Frame 1 (no input): blank canvas, image omitted
Frame 60 (no input): blank canvas, image omitted
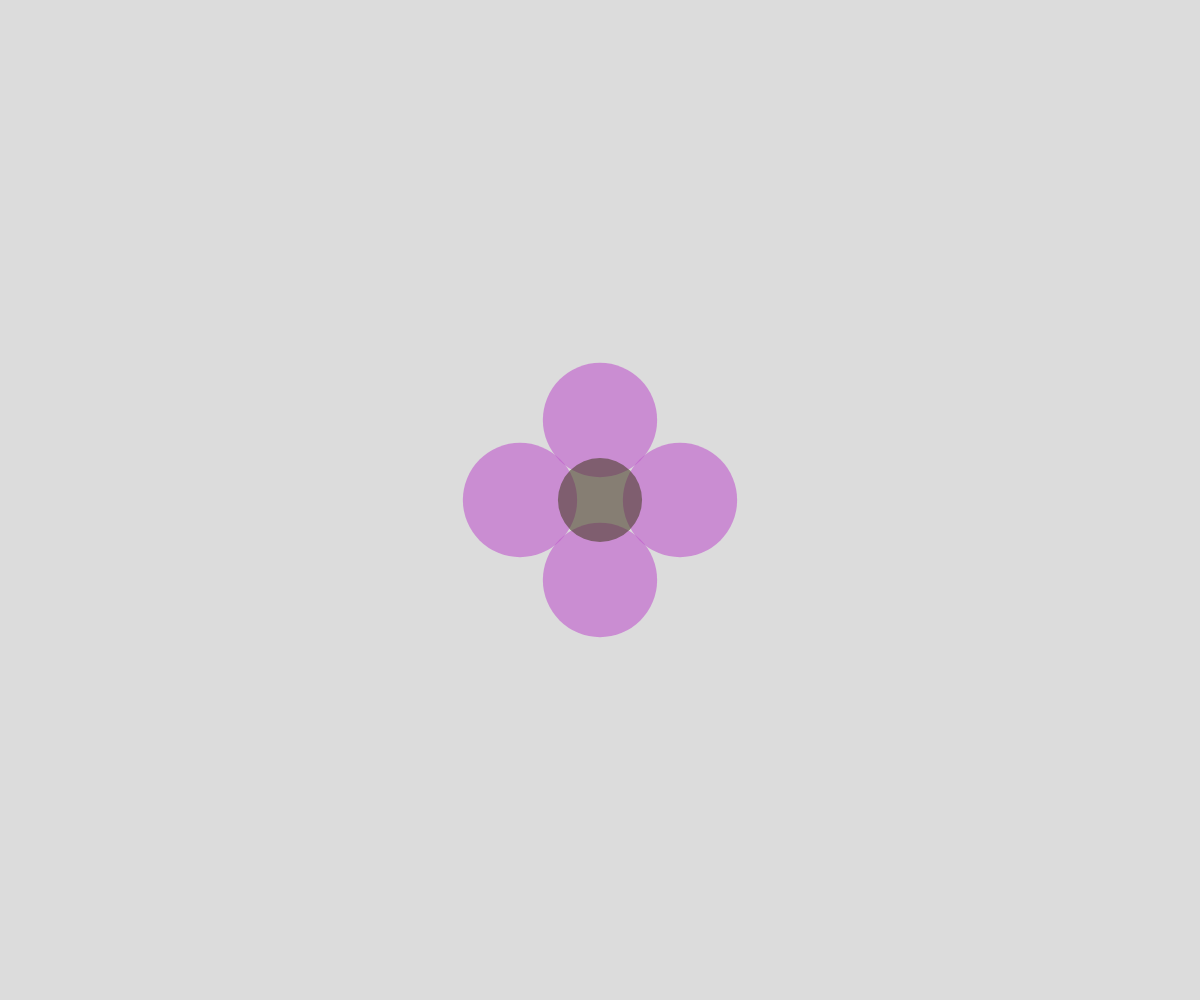
Frame 120 (the mouse pressed at the canvas centre since frame 60)

The p5.js sketch whose frames 1 and 60 were blank and that drew this single picture after the mouse press (run headless with seeded random() and noise() and a simulated clock; from frame 60 on, the mouse is pressed at the canvas centre):

// p5.js sketch
// ── sketch.js
function setup() {
  createCanvas(windowWidth, windowHeight);
  background(220);
  noStroke()
}

function draw() {
  

  
}

function newLoca(x,y){
  let a = random(100,120);
  let b = random(80,100);
  fill(random(255), random(255), random(255), 150);
  ellipse(x+80, y, a);
  ellipse(x-80, y, a);
  ellipse(x, y-80, a);
  ellipse(x, y+80, a);
  fill(random(255), random(255), random(255), 150);
  ellipse(x, y, b);
}

function mousePressed(){
  
  newLoca(mouseX, mouseY);
}
